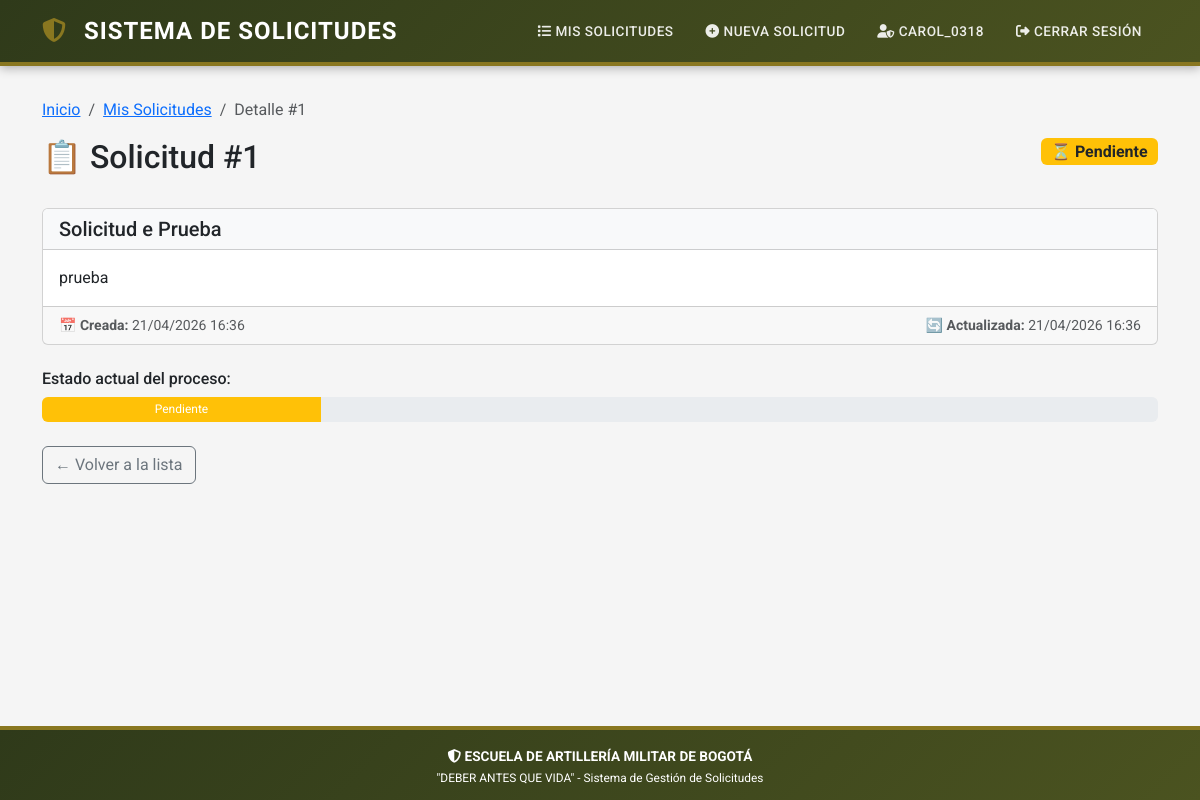
The page /solicitudes/1/ (signed in) on the database its author committed.
### core/models.py (models this page shows, shortened)
class Solicitud(models.Model):
    ESTADOS = [
        ('pendiente', 'Pendiente'),
        ('en_proceso', 'En Proceso'),
        ('resuelta', 'Resuelta'),
        ('rechazada', 'Rechazada'),
    ]
    titulo = models.CharField(max_length=200)
    descripcion = models.TextField()
    solicitante = models.ForeignKey(User, on_delete=models.CASCADE)
    estado = models.CharField(max_length=20, choices=ESTADOS, default='pendiente')
    fecha_creacion = models.DateTimeField(auto_now_add=True)
    fecha_actualizacion = models.DateTimeField(auto_now=True)
    class Meta:
        verbose_name = 'Solicitud'
        verbose_name_plural = 'Solicitudes'

### core/views.py (the view)
# urls.py: path('solicitudes/<int:id>/', views.detalle_solicitud, name='detalle_solicitud'),
@login_required
def detalle_solicitud(request, id):
    solicitud = get_object_or_404(Solicitud, id=id, solicitante=request.user)
    return render(request, 'core/detalle_solicitud.html', {'solicitud': solicitud})

### core/templates/core/detalle_solicitud.html (shortened to what this page needs)
{% extends 'core/base.html' %}
{% block content %}
<nav aria-label="breadcrumb">
    <ol class="breadcrumb">
        <li class="breadcrumb-item"><a href="{% url 'home' %}">Inicio</a></li>
        <li class="breadcrumb-item"><a href="{% url 'lista_solicitudes' %}">Mis Solicitudes</a></li>
        <li class="breadcrumb-item active">Detalle #{{ solicitud.id }}</li>
    </ol>
</nav>
<div class="d-flex justify-content-between align-items-start mb-4">
    <h2>📋 Solicitud #{{ solicitud.id }}</h2>
    {% if solicitud.estado == 'pendiente' %}
        <span class="badge bg-warning text-dark fs-6">⏳ Pendiente</span>
    {% elif solicitud.estado == 'en_proceso' %}
        <span class="badge bg-info text-dark fs-6">🔄 En Proceso</span>
    {% elif solicitud.estado == 'resuelta' %}
        <span class="badge bg-success fs-6">✅ Resuelta</span>
    {% else %}
        <span class="badge bg-danger fs-6">❌ Rechazada</span>
    {% endif %}
</div>
<div class="card">
    <div class="card-header bg-light">
        <h5 class="mb-0">{{ solicitud.titulo }}</h5>
    </div>
    <div class="card-body">
        <p class="card-text">{{ solicitud.descripcion }}</p>
    </div>
    <div class="card-footer text-muted small">
        <div class="row">
            <div class="col-md-6">
                <strong>📅 Creada:</strong> {{ solicitud.fecha_creacion|date:"d/m/Y H:i" }}
            </div>
            <div class="col-md-6 text-md-end">
                <strong>🔄 Actualizada:</strong> {{ solicitud.fecha_actualizacion|date:"d/m/Y H:i" }}
            </div>
        </div>
    </div>
</div>
<div class="mt-4">
    <h6>Estado actual del proceso:</h6>
    <div class="progress" style="height: 25px;">
        {% if solicitud.estado == 'pendiente' %}
            <div class="progress-bar bg-warning" role="progressbar" style="width: 25%">Pendiente</div>
        {% elif solicitud.estado == 'en_proceso' %}
            <div class="progress-bar bg-info" role="progressbar" style="width: 50%">En Proceso</div>
        {% elif solicitud.estado == 'resuelta' %}
            <div class="progress-bar bg-success" role="progressbar" style="width: 100%">Resuelta</div>
        {% else %}
            <div class="progress-bar bg-danger" role="progressbar" style="width: 100%">Rechazada</div>
        {% endif %}
    </div>
</div>
<div class="mt-4">
    <a href="{% url 'lista_solicitudes' %}" class="btn btn-outline-secondary">
        ← Volver a la lista
    </a>
</div>
{% endblock %}

### core/templates/core/base.html (shortened to what this page needs)
<!DOCTYPE html>
<html lang="es">
<head>
    <link href="https://cdn.jsdelivr.net/npm/bootstrap@5.3.0/dist/css/bootstrap.min.css" rel="stylesheet">
    <link rel="stylesheet" href="https://cdnjs.cloudflare.com/ajax/libs/font-awesome/6.4.0/css/all.min.css">
</head>
<body>
    <nav class="navbar navbar-expand-lg navbar-military">
        <div class="container">
            <a class="navbar-brand" href="{% url 'home' %}">
                <i class="fas fa-shield-alt"></i>
                SISTEMA DE SOLICITUDES
            </a>
            <div class="collapse navbar-collapse justify-content-end" id="navbarNav">
                <ul class="navbar-nav align-items-center">
                    {% if user.is_authenticated %}
                        <li class="nav-item">
                            <a class="nav-link" href="{% url 'lista_solicitudes' %}">
                                <i class="fas fa-list"></i> Mis Solicitudes
                            </a>
                        </li>
                        <li class="nav-item">
                            <a class="nav-link" href="{% url 'crear_solicitud' %}">
                                <i class="fas fa-plus-circle"></i> Nueva Solicitud
                            </a>
                        </li>
                        <li class="nav-item">
                            <span class="nav-link">
                                <i class="fas fa-user-shield"></i> {{ user.username }}
                            </span>
                        </li>
                        <li class="nav-item">
                            <form action="{% url 'logout' %}" method="post" class="d-inline">
                                <button type="submit" class="btn btn-link nav-link">
                                    <i class="fas fa-sign-out-alt"></i> Cerrar Sesión
                                </button>
                            </form>
                        </li>
                    {% else %}
                        <li class="nav-item">
                            <a class="nav-link" href="{% url 'login' %}">
                                <i class="fas fa-sign-in-alt"></i> Iniciar Sesión
                            </a>
                        </li>
                    {% endif %}
                </ul>
            </div>
        </div>
    </nav>
    <div class="main-content">
        <div class="container">
            {% block content %}{% endblock %}
        </div>
    </div>
    <footer class="footer-military">
        <div class="container">
            <p class="mb-1">
                <i class="fas fa-shield-alt"></i>
                <strong>ESCUELA DE ARTILLERÍA MILITAR DE BOGOTÁ</strong>
            </p>
            <p class="mb-0 small">
                "DEBER ANTES QUE VIDA" - Sistema de Gestión de Solicitudes
            </p>
        </div>
    </footer>
</body>
</html>

### core/templates/core/base.html (style rules this page uses)
:root { --military-green: #4B5320; --military-dark: #2F3A1A; --military-light: #6B7B3A; --military-gold: #897720; --military-brown: #5C4033; }
body { font-family: 'Roboto', sans-serif; background-color: #f5f5f5; }
.navbar-military { background: linear-gradient(135deg, var(--military-dark) 0%, var(--military-green) 100%); box-shadow: 0 2px 10px rgba(0,0,0,0.3); border-bottom: 4px solid var(--military-gold); }
.navbar-brand { font-family: 'Roboto Condensed', sans-serif; font-weight: 700; font-size: 1.5rem; color: white !important; text-transform: uppercase; letter-spacing: 1px; }
.navbar-brand i { color: var(--military-gold); margin-right: 10px; }
.nav-link { color: rgba(255,255,255,0.9) !important; font-weight: 500; text-transform: uppercase; font-size: 0.85rem; letter-spacing: 0.5px; padding: 0.5rem 1rem !important; transition: all 0.3s; }
.main-content { min-height: calc(100vh - 140px); padding: 2rem 0; }
.footer-military { background: linear-gradient(135deg, var(--military-dark) 0%, var(--military-green) 100%); color: white; text-align: center; padding: 1rem 0; border-top: 4px solid var(--military-gold); font-size: 0.85rem; }

### rows shown on the page
Solicitud: id "1", titulo "Solicitud e Prueba", descripcion "prueba", fecha_creacion "21/04/2026 16:36", fecha_actualizacion "21/04/2026 16:36"

### other values the page prints
{{ user.username }} "CAROL_0318"
